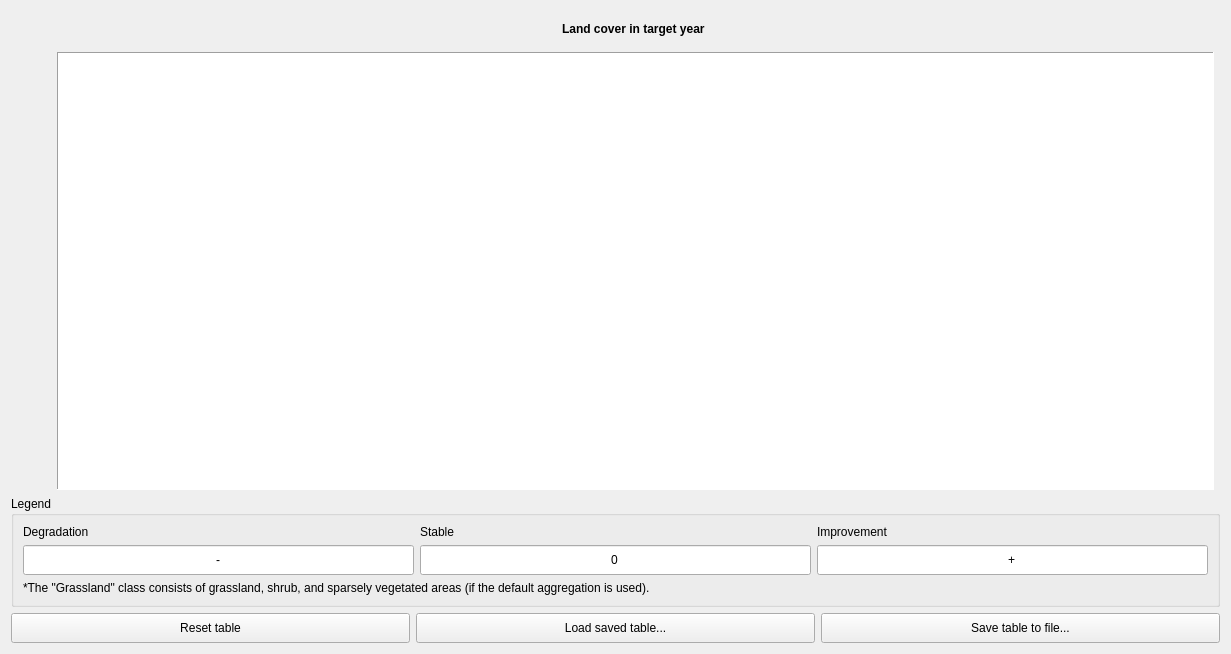
<?xml version="1.0" encoding="UTF-8"?>
<ui version="4.0">
 <class>WidgetLCDefineDegradation</class>
 <widget class="QWidget" name="WidgetLCDefineDegradation">
  <property name="geometry">
   <rect>
    <x>0</x>
    <y>0</y>
    <width>1231</width>
    <height>654</height>
   </rect>
  </property>
  <property name="windowTitle">
   <string>Form</string>
  </property>
  <layout class="QVBoxLayout" name="verticalLayout">
   <item>
    <layout class="QGridLayout" name="lc_trans_table_layout">
     <item row="1" column="1">
      <widget class="QTableWidget" name="deg_def_matrix">
       <property name="sizePolicy">
        <sizepolicy hsizetype="Expanding" vsizetype="Expanding">
         <horstretch>0</horstretch>
         <verstretch>0</verstretch>
        </sizepolicy>
       </property>
       <property name="minimumSize">
        <size>
         <width>800</width>
         <height>340</height>
        </size>
       </property>
       <property name="autoFillBackground">
        <bool>false</bool>
       </property>
       <property name="frameShape">
        <enum>QFrame::Panel</enum>
       </property>
       <property name="frameShadow">
        <enum>QFrame::Sunken</enum>
       </property>
       <property name="verticalScrollBarPolicy">
        <enum>Qt::ScrollBarAsNeeded</enum>
       </property>
       <property name="showGrid">
        <bool>false</bool>
       </property>
       <property name="gridStyle">
        <enum>Qt::SolidLine</enum>
       </property>
       <property name="rowCount">
        <number>0</number>
       </property>
       <property name="columnCount">
        <number>0</number>
       </property>
       <attribute name="horizontalHeaderCascadingSectionResizes">
        <bool>true</bool>
       </attribute>
       <attribute name="horizontalHeaderDefaultSectionSize">
        <number>40</number>
       </attribute>
       <attribute name="horizontalHeaderHighlightSections">
        <bool>false</bool>
       </attribute>
       <attribute name="horizontalHeaderMinimumSectionSize">
        <number>20</number>
       </attribute>
       <attribute name="horizontalHeaderStretchLastSection">
        <bool>false</bool>
       </attribute>
       <attribute name="verticalHeaderCascadingSectionResizes">
        <bool>true</bool>
       </attribute>
       <attribute name="verticalHeaderDefaultSectionSize">
        <number>40</number>
       </attribute>
       <attribute name="verticalHeaderHighlightSections">
        <bool>false</bool>
       </attribute>
       <attribute name="verticalHeaderMinimumSectionSize">
        <number>40</number>
       </attribute>
       <attribute name="verticalHeaderStretchLastSection">
        <bool>false</bool>
       </attribute>
      </widget>
     </item>
     <item row="0" column="1" alignment="Qt::AlignHCenter">
      <widget class="QLabel" name="label_lc_target_year">
       <property name="sizePolicy">
        <sizepolicy hsizetype="Preferred" vsizetype="Minimum">
         <horstretch>0</horstretch>
         <verstretch>0</verstretch>
        </sizepolicy>
       </property>
       <property name="minimumSize">
        <size>
         <width>0</width>
         <height>35</height>
        </size>
       </property>
       <property name="maximumSize">
        <size>
         <width>16777215</width>
         <height>35</height>
        </size>
       </property>
       <property name="font">
        <font>
         <weight>75</weight>
         <bold>true</bold>
        </font>
       </property>
       <property name="text">
        <string>Land cover in target year </string>
       </property>
      </widget>
     </item>
     <item row="0" column="0">
      <spacer name="horizontalSpacer">
       <property name="orientation">
        <enum>Qt::Horizontal</enum>
       </property>
       <property name="sizeType">
        <enum>QSizePolicy::Fixed</enum>
       </property>
       <property name="sizeHint" stdset="0">
        <size>
         <width>40</width>
         <height>20</height>
        </size>
       </property>
      </spacer>
     </item>
     <item row="2" column="0" colspan="3">
      <widget class="QGroupBox" name="groupBox_2">
       <property name="title">
        <string>Legend</string>
       </property>
       <layout class="QGridLayout" name="gridLayout_5">
        <item row="0" column="0">
         <widget class="QLabel" name="label">
          <property name="text">
           <string>Degradation</string>
          </property>
         </widget>
        </item>
        <item row="1" column="0">
         <widget class="QLineEdit" name="legend_deg">
          <property name="sizePolicy">
           <sizepolicy hsizetype="Expanding" vsizetype="Minimum">
            <horstretch>0</horstretch>
            <verstretch>0</verstretch>
           </sizepolicy>
          </property>
          <property name="minimumSize">
           <size>
            <width>0</width>
            <height>30</height>
           </size>
          </property>
          <property name="text">
           <string notr="true">-</string>
          </property>
          <property name="alignment">
           <set>Qt::AlignCenter</set>
          </property>
          <property name="readOnly">
           <bool>true</bool>
          </property>
          <property name="placeholderText">
           <string/>
          </property>
         </widget>
        </item>
        <item row="0" column="2">
         <widget class="QLabel" name="label_6">
          <property name="text">
           <string>Improvement</string>
          </property>
         </widget>
        </item>
        <item row="1" column="2">
         <widget class="QLineEdit" name="legend_imp">
          <property name="sizePolicy">
           <sizepolicy hsizetype="Expanding" vsizetype="Minimum">
            <horstretch>0</horstretch>
            <verstretch>0</verstretch>
           </sizepolicy>
          </property>
          <property name="minimumSize">
           <size>
            <width>0</width>
            <height>30</height>
           </size>
          </property>
          <property name="text">
           <string notr="true">+</string>
          </property>
          <property name="alignment">
           <set>Qt::AlignCenter</set>
          </property>
          <property name="readOnly">
           <bool>true</bool>
          </property>
          <property name="placeholderText">
           <string/>
          </property>
         </widget>
        </item>
        <item row="1" column="1">
         <widget class="QLineEdit" name="legend_stable">
          <property name="sizePolicy">
           <sizepolicy hsizetype="Expanding" vsizetype="Minimum">
            <horstretch>0</horstretch>
            <verstretch>0</verstretch>
           </sizepolicy>
          </property>
          <property name="minimumSize">
           <size>
            <width>0</width>
            <height>30</height>
           </size>
          </property>
          <property name="text">
           <string notr="true">0</string>
          </property>
          <property name="alignment">
           <set>Qt::AlignCenter</set>
          </property>
          <property name="readOnly">
           <bool>true</bool>
          </property>
          <property name="placeholderText">
           <string/>
          </property>
         </widget>
        </item>
        <item row="3" column="0" colspan="3">
         <widget class="QLabel" name="label_5">
          <property name="text">
           <string>*The &quot;Grassland&quot; class consists of grassland, shrub, and sparsely vegetated areas (if the default aggregation is used).</string>
          </property>
         </widget>
        </item>
        <item row="0" column="1">
         <widget class="QLabel" name="label_7">
          <property name="text">
           <string>Stable</string>
          </property>
         </widget>
        </item>
       </layout>
      </widget>
     </item>
    </layout>
   </item>
   <item>
    <layout class="QGridLayout" name="gridLayout_7">
     <item row="0" column="1">
      <widget class="QPushButton" name="btn_transmatrix_loadfile">
       <property name="sizePolicy">
        <sizepolicy hsizetype="Minimum" vsizetype="Minimum">
         <horstretch>0</horstretch>
         <verstretch>0</verstretch>
        </sizepolicy>
       </property>
       <property name="minimumSize">
        <size>
         <width>0</width>
         <height>30</height>
        </size>
       </property>
       <property name="text">
        <string>Load saved table...</string>
       </property>
      </widget>
     </item>
     <item row="0" column="2">
      <widget class="QPushButton" name="btn_transmatrix_savefile">
       <property name="sizePolicy">
        <sizepolicy hsizetype="Minimum" vsizetype="Minimum">
         <horstretch>0</horstretch>
         <verstretch>0</verstretch>
        </sizepolicy>
       </property>
       <property name="minimumSize">
        <size>
         <width>0</width>
         <height>30</height>
        </size>
       </property>
       <property name="text">
        <string>Save table to file...</string>
       </property>
      </widget>
     </item>
     <item row="0" column="0">
      <widget class="QPushButton" name="btn_transmatrix_reset">
       <property name="sizePolicy">
        <sizepolicy hsizetype="Minimum" vsizetype="Minimum">
         <horstretch>0</horstretch>
         <verstretch>0</verstretch>
        </sizepolicy>
       </property>
       <property name="minimumSize">
        <size>
         <width>0</width>
         <height>30</height>
        </size>
       </property>
       <property name="text">
        <string>Reset table</string>
       </property>
      </widget>
     </item>
    </layout>
   </item>
  </layout>
 </widget>
 <resources/>
 <connections/>
</ui>
